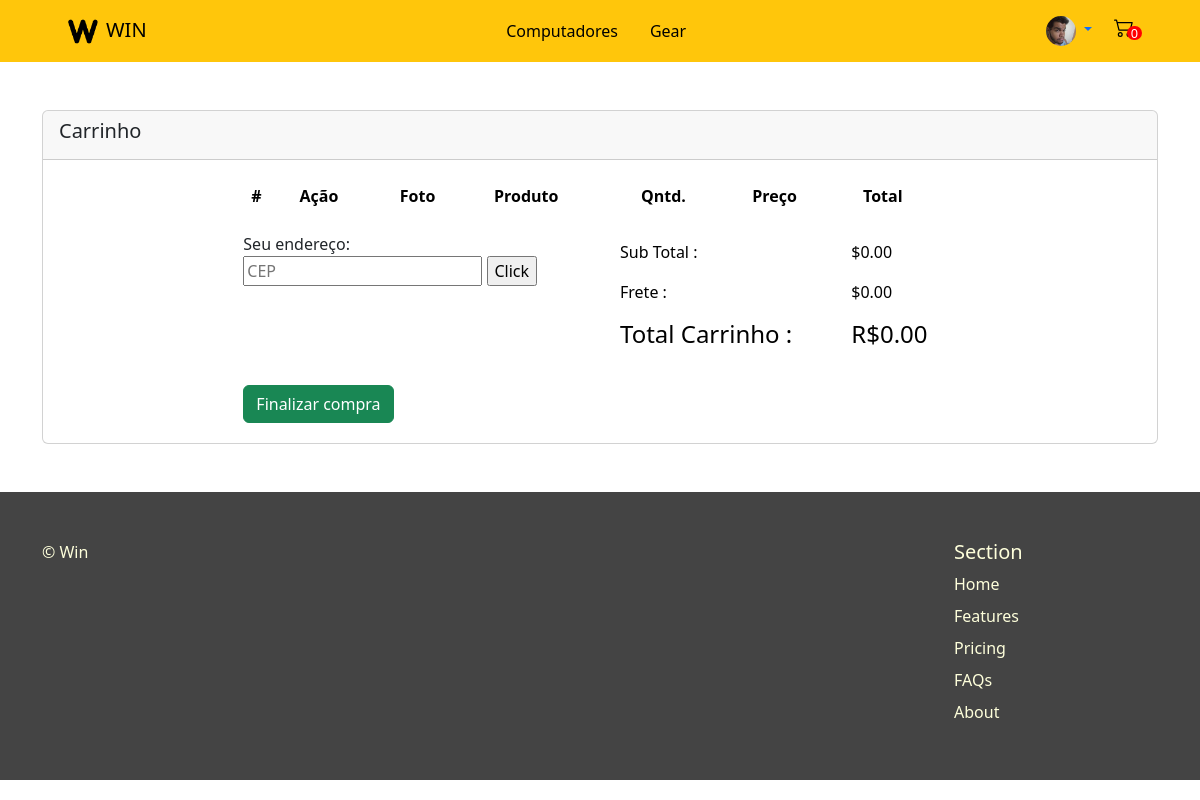
Before: /carrinho (signed in) with the older database file.
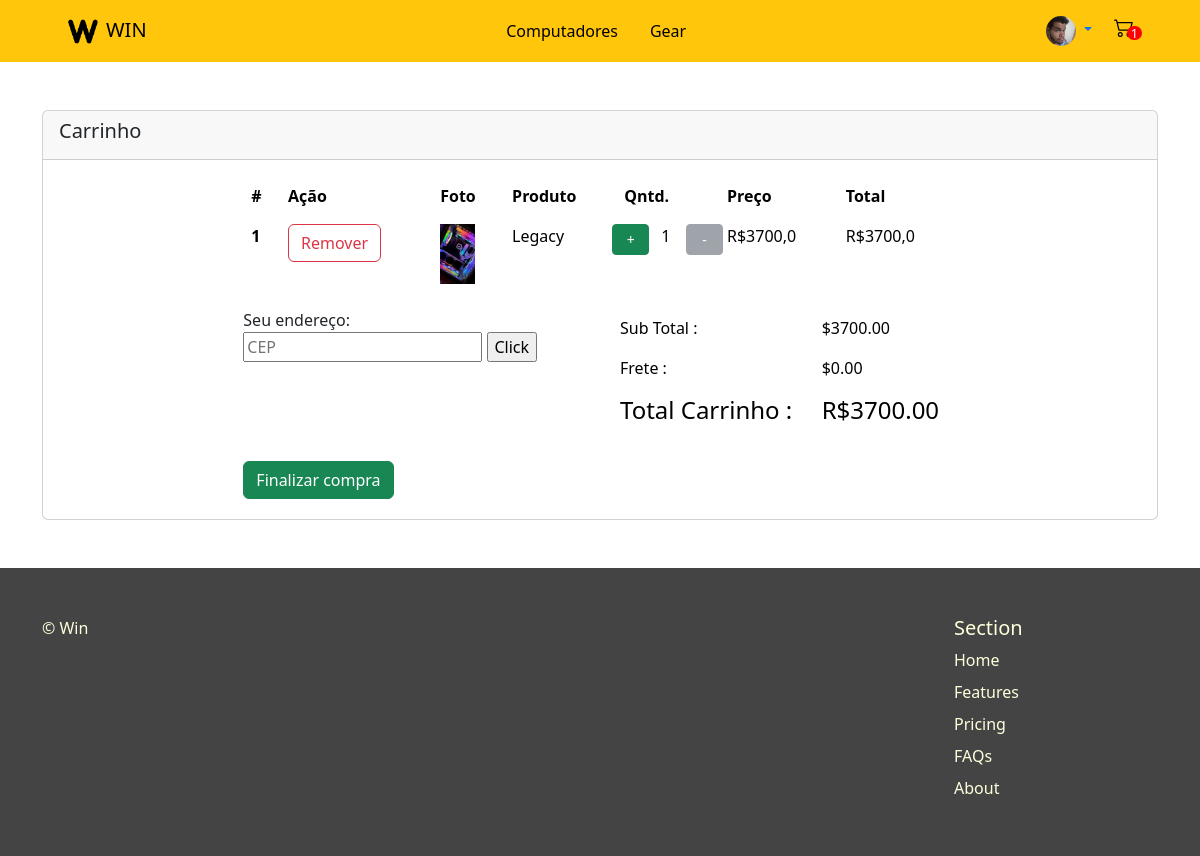
After: the same page with the newer database file.
### venda/models.py (models this page shows, shortened)
class Usuario(AbstractUser):
    email = models.EmailField()
    cpf = models.IntegerField(default=0)
    cep = models.IntegerField(default=0)
    foto = models.ImageField(default='media/perfil.png', upload_to="media/")

class Carrinho(models.Model):
    id = models.UUIDField(primary_key=True, default=uuid.uuid4)
    user = models.ForeignKey(Usuario, on_delete=models.CASCADE)
    completed = models.BooleanField(default=False)
    @property
    def num_itens_carrinho(self):
        itens = self.itenscarrinho.all()
        quantidade = sum([item.quantidade for item in itens])
        return quantidade
    @property
    def subtotal_carrinho(self):
        produtos = self.itenscarrinho.all()
        total = sum([produto.total for produto in produtos])
        preco_total = f"{total:.2f}"
        return preco_total

class ItemCarrinho(models.Model):
    produto = models.ForeignKey('Produto', on_delete=models.CASCADE, related_name='itens')
    carrinho = models.ForeignKey('Carrinho', on_delete=models.CASCADE, related_name='itenscarrinho')
    quantidade = models.IntegerField(default=0)
    @property
    def total(self):
        total = self.produto.preco * self.quantidade
        return total

class Produto(models.Model):
    nome = models.CharField(max_length=100, help_text='Nome')
    descricao = models.TextField(max_length=500, help_text='Descrição')
    preco = models.FloatField(help_text='Preço')
    imagem = models.ImageField(upload_to='images', default='Sem imagem')
    estoque = models.IntegerField(default=0)
    CATEGORIAS = (
        ('c', 'Computador'),
        ('p', 'Periférico'),
        ('a', 'Acessório')
    )
    categoria = models.CharField(max_length=1,
                                 choices=CATEGORIAS,
                                 default='c',
                                 blank=True,
                                 help_text='Categoria do produto')

### venda/views.py (the view)
# urls.py: path('carrinho', views.carrinho, name="carrinho"),
def carrinho(request):
    carrinho = None
    itenscarrinho = []
    if request.user.is_authenticated:
        carrinho, created = Carrinho.objects.get_or_create(user=request.user, completed=False)
        itenscarrinho = carrinho.itenscarrinho.all()
    context = {"carrinho": carrinho, "itens": itenscarrinho}
    return render(request, "venda/carrinho.html", context)

### venda/context_processors.py (called while the page is built)
def carrinho(request):
    if request.user.is_authenticated:
        carrinho, created = Carrinho.objects.get_or_create(user=request.user, completed=False)
        return {'carrinho': carrinho}
    else:
        return {'carrinho':0}

### venda/templates/venda/carrinho.html (shortened to what this page needs)
{% extends 'base_generic.html' %}
{% load static %}
{% block content %}
<link rel="stylesheet" href="https://cdn.jsdelivr.net/npm/remixicon@2.5.0/fonts/remixicon.css">
<div class="container">
<div class="contentbar">
        <div class="row">
            <div class="col-md-12 col-lg-12 col-xl-12">
                <div class="card my-5">
                    <div class="card-header">
                        <h5 class="card-title">Carrinho</h5>
                    </div>
                    <div class="card-body">
                        <div class="row justify-content-center">
                            <div class="col-lg-10 col-xl-8">
                                <div class="cart-container">
                                    <div class="cart-head">
                                        <div class="table-responsive">
                                            <table class="table table-borderless">
                                                <thead>
                                                    <tr>
                                                        <th scope="col">#</th>
                                                        <th scope="col">Ação</th>
                                                        <th scope="col">Foto</th>
                                                        <th scope="col">Produto</th>
                                                        <th scope="col">Qntd.</th>
                                                        <th scope="col">Preço</th>
                                                        <th scope="col" class="text-right">Total</th>
                                                    </tr>
                                                </thead>
                                                <tbody>
                                                {% for item in itens %}
                                                    <tr>
                                                        <th scope="row">{{ forloop.counter }}</th>
                                                        <td><button class="btn cart-btn btn-outline-danger" value="{{ item.produto.id }}">Remover</button></td>
                                                        <td><img src="{{ item.produto.imagem.url }}" class="img-fluid" width="35" height="35" alt="product"></td>
                                                        <td>{{ item.produto.nome }}</td>
                                                        <td>
                                                            <div class="row row-cols-3">
                                                                <button class=" btn cart-btn btn-success btn-sm" value="{{ item.produto.id }}">+</button>
                                                                <div class="justify-items-center">{{ item.quantidade }}</div>
                                                                {% if item.quantidade == 1 %}
                                                                    <button class="btn cart-btn btn-secondary btn-sm" value="{{ item.produto.id }}" disabled>-</button>
                                                                {% else %}
                                                                    <button class="btn cart-btn btn-danger btn-sm" value="{{ item.produto.id }}">-</button>
                                                                {% endif %}
                                                            </div>
                                                        </td>
                                                        <td>R${{ item.produto.preco }}</td>
                                                        <td class="text-right">R${{ item.total }}</td>
                                                    </tr>
                                                {% endfor %}
                                                </tbody>
                                            </table>
                                        </div>
                                    </div>
                                    <div class="cart-body">
                                        <div class="row">
                                            <div class="col-md-12 order-2 order-lg-1 col-lg-5 col-xl-6">
                                                <p class="mb-0">Seu endereço:</p>
                                                <div class="order-note">
                                                    <form name="myForm" action="." method="GET">
                                                      <input type="text" name="inputbox" value="" placeholder="CEP">
                                                      <input type="button" name="button" value="Click" onClick="meuEndereco(this.form)">
                                                    </form>
                                                </div>
                                            </div>
                                            <div class="col-md-12 order-1 order-lg-2 col-lg-7 col-xl-6">
                                                <div class="order-total table-responsive ">
                                                    <table class="table table-borderless text-right">
                                                        <tbody>
                                                            <tr>
                                                                <td>Sub Total :</td>
                                                                <td>${{ carrinho.subtotal_carrinho }}</td>
                                                            </tr>
                                                            <tr>
                                                                <td>Frete :</td>
                                                                <td>$0.00</td>
                                                            </tr>
                                                            <tr>
                                                                <td class="f-w-7 font-18"><h4>Total Carrinho :</h4></td>
                                                                <td class="f-w-7 font-18"><h4>R${{ carrinho.subtotal_carrinho }}</h4></td>
                                                            </tr>
                                                        </tbody>
                                                    </table>
                                                </div>
                                            </div>
                                        </div>
                                    </div>
                                    <div class="cart-footer text-right">
                                        <a href="{% url 'pagamento' %}" class="btn btn-success my-1">Finalizar compra</a>
                                    </div>
                                </div>
                            </div>
                        </div>
                    </div>
                </div>
            </div>
        </div>
    </div>
    </div>
{% endblock %}

### venda/templates/base_generic.html (shortened to what this page needs)
<!DOCTYPE html>
<html lang="en">
    <head>
        {% load static %}
        <link rel="stylesheet" href="{% static 'css/styles.css' %}">
        <link href="https://cdn.jsdelivr.net/npm/bootstrap@5.3.2/dist/css/bootstrap.min.css" rel="stylesheet">
    </head>
    <body>
    {% include 'navbar.html' %}
    {% block content %}
    {% endblock %}
     <footer id="contact">
        <div class="container">
          <footer class="row row-cols-1 row-cols-sm-2 row-cols-md-5 py-5 mt-0 letra-footer justify-content-between">
            <div class="col mb-3">
              <p class="letra-footer">© Win</p>
            </div>
            <div class="col mb-9 align-content-end">
              <h5>Section</h5>
              <ul class="nav flex-column">
                <li class="nav-item mb-2"><a href="#" class="nav-link p-0 letra-footer">Home</a></li>
                <li class="nav-item mb-2"><a href="#" class="nav-link p-0 letra-footer">Features</a></li>
                <li class="nav-item mb-2"><a href="#" class="nav-link p-0 letra-footer">Pricing</a></li>
                <li class="nav-item mb-2"><a href="#" class="nav-link p-0 letra-footer">FAQs</a></li>
                <li class="nav-item mb-2"><a href="#" class="nav-link p-0 letra-footer">About</a></li>
              </ul>
            </div>
          </footer>
        </div>
     </footer>
    </body>
</html>

### venda/templates/navbar.html (shortened to what this page needs)
<nav class="navbar navbar-expand-lg navbar-dark bg-dark px-10" style="background-color: #FFC60B !important;">
            <div class="container-fluid">
              <a class="navbar-brand px-5" href="{% url 'home' %}" style="color: black !important;"><img src="../../media/logopreta.png" alt="logo da win informática" height="30" class="px-2">WIN</a>
              <ul class="nav justify-content-space-between">
                <li class="nav-item">
                  <a class="nav-link" style="color: black !important;" href="{% url 'home' %}">Computadores</a>
                </li>
                <li class="nav-item">
                  <a class="nav-link" style="color: black !important;" href="">Gear</a>
                </li>
              </ul>
              <ul class="nav justify-content-center px-5">
                {% if user.is_authenticated %}
                    <li class="nav-item dropdown">
                      <a class="nav-link dropdown-toggle" href="#" role="button" data-bs-toggle="dropdown" aria-expanded="false">
                          <img src="../../{{ user.foto }}" alt="avatar"
                    class="rounded-circle img-fluid" style="width: 30px; height: 30px">
                      </a>
                    </li>
                  {% else %}
                  <li class="nav-item">
                    <a class="nav-link" style="color: black !important;" href="{% url 'login' %}">Login</a>
                  </li>
                  {% endif %}
                <li class="nav-item">
                    <div id="container-cart-icon">
                        {% if user.is_authenticated %}
                        <div id="navi"><div id="red-circle"><a id="inside-circle">{{ carrinho.num_itens_carrinho }}</a></div></div>
                        <div id="infoi">
                            <a href="{% url 'carrinho' %}"><img src="../media/cart2.svg" height="20" width="32" /></a>
                        </div>
                        {% else %}
                        <div id="navi"><div id="red-circle"><a id="inside-circle">0</a></div></div>
                        <div id="infoi">
                            <a href="{% url 'login' %}"><img src="../../media/cart2.svg" height="20" width="32" /></a>
                        </div>
                        {% endif %}
                    </div>
                </li>
              </ul>
              </div>
          </nav>

### venda/static/css/styles.css (style rules this page uses)
#container-cart-icon { width: 25px; height: 25px; position: relative; padding: 16px; margin-top: 5px; }
#navi, #infoi { width: 100%; height: 100%; position: absolute; top: 0; left: 0; }
#infoi { z-index: 10; }
#red-circle { background-color: rgb(255, 0, 0); border-radius: 50%; width: 0.9rem; height: 0.9rem; position: relative; top: 40%; left: 60%; z-index: 20; }
#inside-circle { font-size: 0.8rem; position: absolute; top: 1px; left: 25%; line-height: 12.5px; color: white; }
#contact { background-color: #444444; bottom: 0; }
.letra-footer { color: #FEFFDB !important; }

Changed rows visible on the page:
computed for Carrinho: num_itens_carrinho "0" → "1"; subtotal_carrinho "0.00" → "3700.00"
added ItemCarrinho: produto.imagem (picture), produto.nome "Legacy", quantidade "1", produto.preco "3700,0", total "3700,0"
